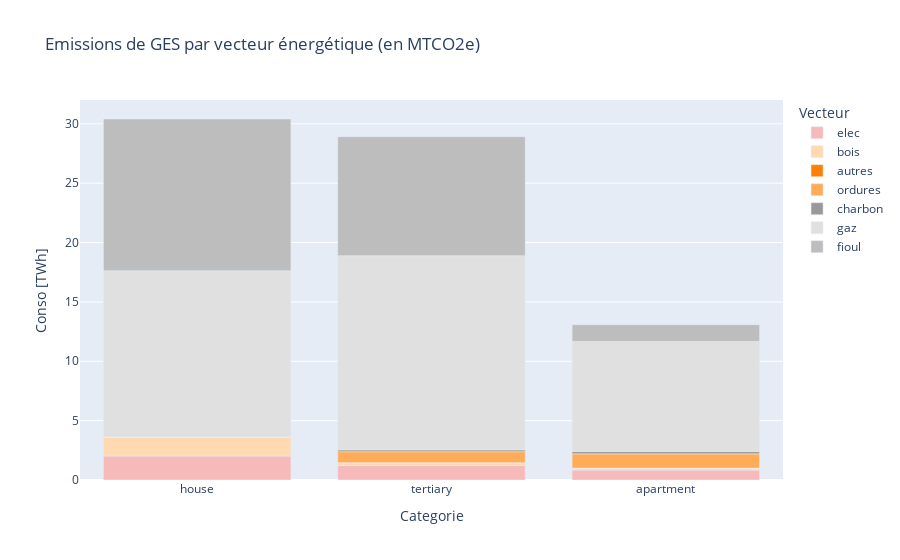

The notebook cell this image was saved under:
### Code cell
Var = "emissions"
all_columns=[Var + "_" + Vec for Vec in sim_param['Vecteurs']]
y_df = sim_stock_df.loc[(2021,slice(None),slice(None))].reset_index().set_index(['Energy_source','building_type','old_new']).filter(all_columns)
y_df = pd.melt(y_df,value_name=Var,ignore_index=False)
y_df[['v1','Vecteur']]=y_df['variable'].str.split('_',expand=True)
y_df=y_df.drop(['v1','variable'],axis=1)
y_df=y_df.reset_index().groupby(['building_type','Vecteur']).sum().reset_index()
# y_df = y_df.loc[y_df["year"]==2021]
y_df[Var]=y_df[Var]/10**12
color_dict = gen_grouped_color_map(col_class_dict)
y_df["class"]=[col_class_dict[cat] for cat in y_df["Vecteur"]]
y_df=y_df.sort_values(by=['class'])

locals()[Var] = y_df.copy()

fig = px.bar(y_df,x="building_type", y=Var, color="Vecteur", title="Wide-Form Input",color_discrete_map=color_dict)
fig=fig.update_layout(title_text="Emissions de GES par vecteur énergétique (en MtCO2e)", xaxis_title="Categorie",yaxis_title="Emissions [MtCO2e]")
fig.show()

### Figure 1 — Plotly figure (JSON) as saved in the notebook; plotly's stock layout.template omitted (floating-point values rounded to 4 significant figures)
{"data": [{"alignmentgroup": "True", "hovertemplate": "Vecteur=elec<br>building_type=%{x}<br>emissions=%{y}<extra></extra>", "legendgroup": "elec", "marker": {"color": "#f7babb", "pattern": {"shape": ""}}, "name": "elec", "offsetgroup": "elec", "orientation": "v", "showlegend": true, "textposition": "auto", "type": "bar", "x": ["house", "tertiary", "apartment"], "xaxis": "x", "y": [2.016, 1.217, 0.8412], "yaxis": "y"}, {"alignmentgroup": "True", "hovertemplate": "Vecteur=bois<br>building_type=%{x}<br>emissions=%{y}<extra></extra>", "legendgroup": "bois", "marker": {"color": "#ffd9b2", "pattern": {"shape": ""}}, "name": "bois", "offsetgroup": "bois", "orientation": "v", "showlegend": true, "textposition": "auto", "type": "bar", "x": ["tertiary", "house", "apartment"], "xaxis": "x", "y": [0.2437, 1.578, 0.1616], "yaxis": "y"}, {"alignmentgroup": "True", "hovertemplate": "Vecteur=autres<br>building_type=%{x}<br>emissions=%{y}<extra></extra>", "legendgroup": "autres", "marker": {"color": "#ff7f00", "pattern": {"shape": ""}}, "name": "autres", "offsetgroup": "autres", "orientation": "v", "showlegend": true, "textposition": "auto", "type": "bar", "x": ["tertiary", "apartment", "house"], "xaxis": "x", "y": [0, 0, 0], "yaxis": "y"}, {"alignmentgroup": "True", "hovertemplate": "Vecteur=ordures<br>building_type=%{x}<br>emissions=%{y}<extra></extra>", "legendgroup": "ordures", "marker": {"color": "#ffac59", "pattern": {"shape": ""}}, "name": "ordures", "offsetgroup": "ordures", "orientation": "v", "showlegend": true, "textposition": "auto", "type": "bar", "x": ["house", "apartment", "tertiary"], "xaxis": "x", "y": [0.01978, 1.2, 0.9267], "yaxis": "y"}, {"alignmentgroup": "True", "hovertemplate": "Vecteur=charbon<br>building_type=%{x}<br>emissions=%{y}<extra></extra>", "legendgroup": "charbon", "marker": {"color": "#999999", "pattern": {"shape": ""}}, "name": "charbon", "offsetgroup": "charbon", "orientation": "v", "showlegend": true, "textposition": "auto", "type": "bar", "x": ["house", "apartment", "tertiary"], "xaxis": "x", "y": [0.003198, 0.1941, 0.1498], "yaxis": "y"}, {"alignmentgroup": "True", "hovertemplate": "Vecteur=gaz<br>building_type=%{x}<br>emissions=%{y}<extra></extra>", "legendgroup": "gaz", "marker": {"color": "#e0e0e0", "pattern": {"shape": ""}}, "name": "gaz", "offsetgroup": "gaz", "orientation": "v", "showlegend": true, "textposition": "auto", "type": "bar", "x": ["tertiary", "house", "apartment"], "xaxis": "x", "y": [16.36, 14.0, 9.274], "yaxis": "y"}, {"alignmentgroup": "True", "hovertemplate": "Vecteur=fioul<br>building_type=%{x}<br>emissions=%{y}<extra></extra>", "legendgroup": "fioul", "marker": {"color": "#bdbdbd", "pattern": {"shape": ""}}, "name": "fioul", "offsetgroup": "fioul", "orientation": "v", "showlegend": true, "textposition": "auto", "type": "bar", "x": ["house", "apartment", "tertiary"], "xaxis": "x", "y": [12.79, 1.413, 10.02], "yaxis": "y"}], "layout": {"barmode": "relative", "legend": {"title": {"text": "Vecteur"}, "tracegroupgap": 0}, "title": {"text": "Emissions de GES par vecteur énergétique (en MTCO2e)"}, "xaxis": {"anchor": "y", "domain": [0, 1], "title": {"text": "Categorie"}}, "yaxis": {"anchor": "x", "domain": [0, 1], "title": {"text": "Conso [TWh]"}}}}
